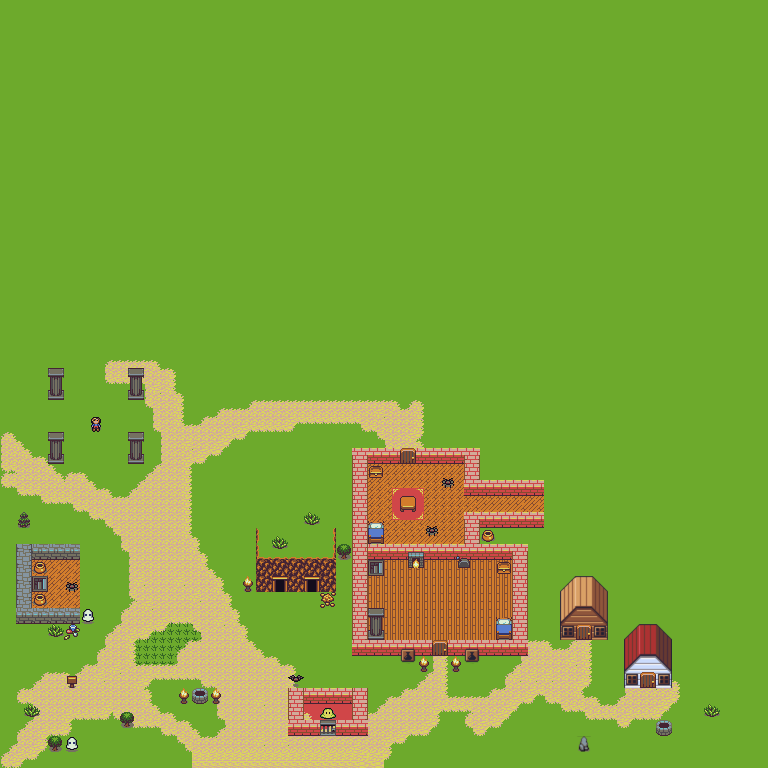

Tiled map render using the project's own tile images. Description and the map definition, with tile-layer contents summarised, below:
An orthogonal 96x96 tile map with 8x8 px tiles, 7 tile layers (L1_Ground, L2_Floors, L3_Items, L4_Collision, ...).

<map version="1.2" tiledversion="1.3.4" orientation="orthogonal" renderorder="right-up" compressionlevel="0" width="96" height="96" tilewidth="8" tileheight="8" infinite="0" nextlayerid="13" nextobjectid="1">
 <tileset firstgid="1" source="../sprites/master16.tsx" />
 <layer id="1" name="L1_Ground" width="96" height="96">
  <data>[9216 cells, 8916 non-empty, 4 distinct tile ids]</data>
 </layer>
 <layer id="8" name="L2_Floors" width="96" height="96">
  <data>[9216 cells, 1082 non-empty, 5 distinct tile ids]</data>
 </layer>
 <layer id="7" name="L3_Items" width="96" height="96">
  <data>[9216 cells, 8 non-empty, 5 distinct tile ids]</data>
 </layer>
 <layer id="4" name="L4_Collision" width="96" height="96">
  <data>[9216 cells, 148 non-empty, 50 distinct tile ids]</data>
 </layer>
 <layer id="12" name="L5_Collision_2" width="96" height="96">
  <data>[9216 cells, 12 non-empty, 5 distinct tile ids]</data>
 </layer>
 <layer id="11" name="L6_Tp" width="96" height="96">
  <data>[9216 cells, 6 non-empty, 4 distinct tile ids]</data>
 </layer>
 <layer id="9" name="L7_Monsters" width="96" height="96">
  <data>[9216 cells, 7 non-empty, 4 distinct tile ids]</data>
 </layer>
</map>
